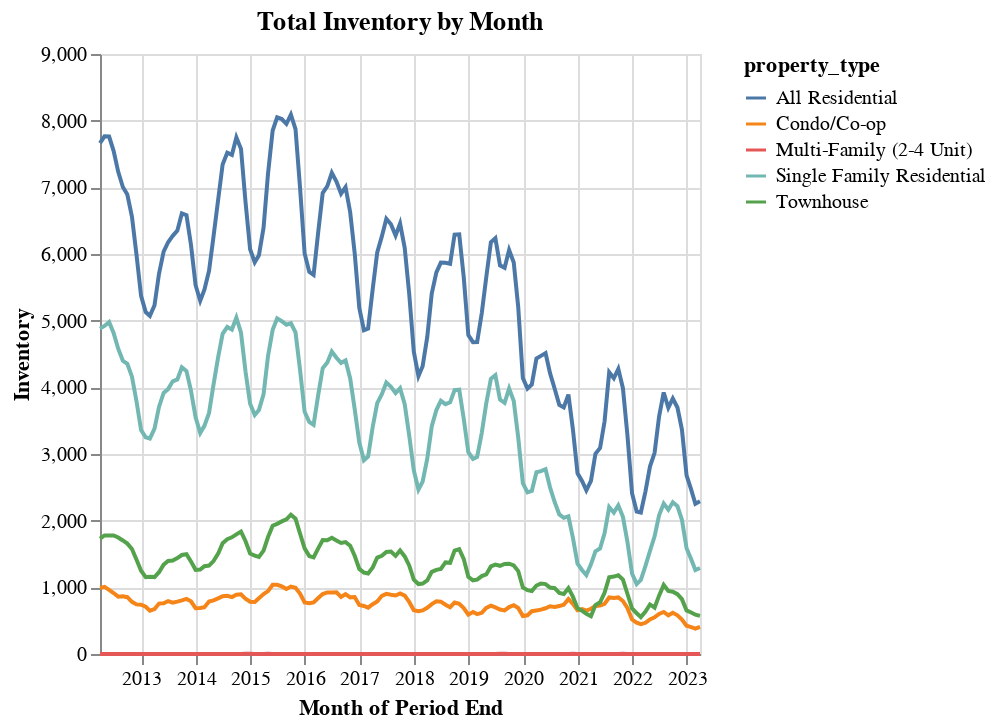

Notebook cell for this chart:
### Markdown cell above
#  1) Total Inventory by month

### Code cell
#inventory: Total number of active listings on the last day of a given time period.

import altair as alt
# Convert date column to datetime
df_features['period_end'] = pd.to_datetime(df_features['period_end'])

# Aggregate inventory by month and property type
data_agg = df_features.groupby([pd.Grouper(key='period_end', freq='M'), 'property_type']).agg({'inventory': 'sum'}).reset_index()


# Plot chart
alt.Chart(data_agg).mark_line().encode(
    x=alt.X('period_end:T', axis=alt.Axis(title='Month of Period End')),
    y=alt.Y('inventory:Q', axis=alt.Axis(title='Inventory')),
    color='property_type:N',
    tooltip=['property_type:N','period_end:T', 'inventory:Q', ]
).properties(
    title='Total Inventory by Month'
)

### Figure 1 — Vega-Lite specification as saved in the notebook (floating-point values rounded to 4 significant figures; data arrays with more than 128 entries replaced by an {"elided": "..."} marker saying what was removed)
{"config": {"view": {"continuousWidth": 300, "continuousHeight": 300}}, "data": {"name": "data-191b34a067eb56b6a6ecc11d046a46e4"}, "mark": {"type": "line"}, "encoding": {"color": {"field": "property_type", "type": "nominal"}, "tooltip": [{"field": "property_type", "type": "nominal"}, {"field": "period_end", "type": "temporal"}, {"field": "inventory", "type": "quantitative"}], "x": {"axis": {"title": "Month of Period End"}, "field": "period_end", "type": "temporal"}, "y": {"axis": {"title": "Inventory"}, "field": "inventory", "type": "quantitative"}}, "title": "Total Inventory by Month", "$schema": "https://vega.github.io/schema/vega-lite/v5.8.0.json", "datasets": {"data-191b34a067eb56b6a6ecc11d046a46e4": {"elided": "638 records"}}}
